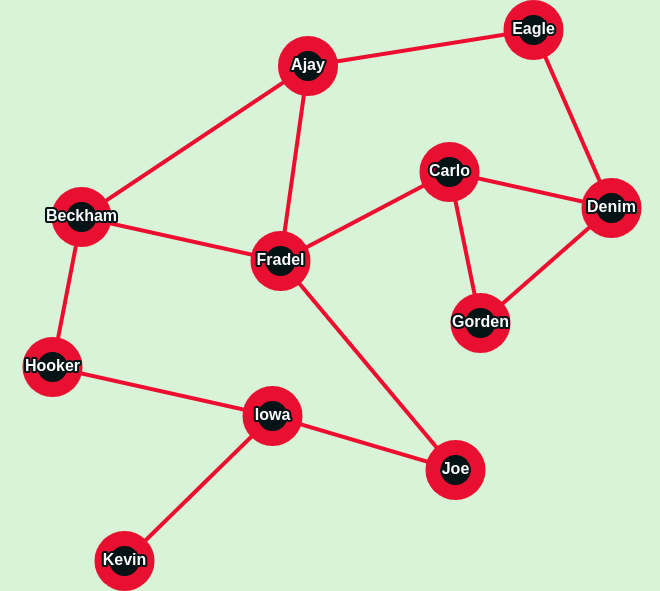
#> input picture Graph_Without_Weights.png, 660 x 591 px
$ python graph.py
#> lines starting #> are read from the running program, lines starting #| are printed output that depends on the picture
'''
author: Ajay Tulsyan
email: atulsyan@wpi.edu
last update: 03/07/2020

Intro: This is code contains three basic search algorithms such as Breadth First Search,
Depth First Search, and Dijkstra, all the three algorithms are written as methods of a
class Graph. The alogorithms are built using adjecency matrix.

Note: """ PLEASE UPDATE THE PATH FOR IMAGES BEFORE RUNNING THIS CODE.
            THE LINES ON WHICH UPDATE IS NEEDFUL IS 19, 124, and 129. """

'''
from collections import deque
from PIL import Image

class Graph:
    def __init__(self, numberOfVertex):
#> called with numberOfVertex = 11
        im = Image.open("Graph_Without_Weights.png")
#> im is the input picture: PIL image 660x591 RGBA; mean R, G, B, A 213.2, 221.7, 199, 255
        im.show()
        self.vertex = []
        self.Queue = {}
        self.dict = {}
        self.path = []
        self.currentSize = 0
        self.capacity = numberOfVertex
        self._adjMatrix = []
        self._adjMatrix = [
            [0 for j in range(numberOfVertex)] for i in range(numberOfVertex)]
        self._adjMatrixWithWeight = []
        self._adjMatrixWithWeight = [
            [0 for j in range(numberOfVertex)] for i in range(numberOfVertex)]
        self._capacity = numberOfVertex

    def addVertex(self, data):
        self.vertex.append(data) if self.currentSize < self.capacity else print(
            'Capacity full')
        self.currentSize += 1

    def addEdge(self, source, target):
        s = self.vertex.index(
            source) if source in self.vertex else 'invalid source...does not exist in graph'
        t = self.vertex.index(
            target) if target in self.vertex else 'invalid target...does not exist in graph'
        if type(s) == int and type(t) == int:
            self._adjMatrix[s][t] = 1
            self._adjMatrix[t][s] = 1
        elif type(s) != int:
            print(source, '--', s)
        else:
            print(target, '--', t)

    def addEdgeWithWeight(self, source, target, weight):
        s = self.vertex.index(
            source) if source in self.vertex else 'invalid source...does not exist in graph'
        t = self.vertex.index(
            target) if target in self.vertex else 'invalid target...does not exist in graph'
        if type(s) == int and type(t) == int:
            self._adjMatrixWithWeight[s][t] = weight
            self._adjMatrixWithWeight[t][s] = weight
        elif type(s) != int:
            print(source, '--', s)
        else:
            print(target, '--', t)

    def findNeighbour(self, vertex):
        a = self.vertex.index(vertex)
        x = [self.vertex[i]
             for i in range(self.currentSize) if self._adjMatrix[a][i] == 1]
        print(x)

    def breadthFirstSearch(self, startVertex, endVertex=None):
#> called with startVertex = 'Ajay', endVertex = 'Gorden'
        q = deque()
        result = []
        temp = []
        if startVertex in self.vertex:
            q.append(startVertex)
            temp.append(startVertex)
            while startVertex != endVertex:
                a = self.vertex.index(startVertex)
                for i in range(self.currentSize):
                    if self._adjMatrix[a][i] == 1 and self.vertex[i] not in temp:
                        q.append(self.vertex[i])
                        temp.append(self.vertex[i])
                result.append(q.popleft())
                startVertex = q[0] if len(result) != len(
                    self.vertex) else endVertex
            if startVertex == endVertex:
                if endVertex in self.vertex:
                    result.append(endVertex)
                print('***************************************************************')
                print('The result of BFS--', result)
                print('***************************************************************')
        else:
            print('Invalid start point')

    def depthFirstSearch(self, startVertex, endVertex=None):
#> called with startVertex = 'Carlo', endVertex = 'Ajay'
        q = deque()
        result = []
        if startVertex in self.vertex:
            q.append(startVertex)
            result.append(startVertex)
            while startVertex != endVertex:
                flag = 0
                a = self.vertex.index(startVertex)
                for i in range(self.currentSize):
                    if self._adjMatrix[a][i] == 1 and self.vertex[i] not in result:
                        q.append(self.vertex[i])
                        result.append(self.vertex[i])
                        startVertex = self.vertex[i]
                        flag += 1
                        break
                if flag == 0:
                    q.pop()
                    startVertex = q[len(
                        q) - 1] if len(result) != len(self.vertex) else endVertex
            print('***************************************************************')
            print('The result of DFS--', result)
            print('***************************************************************')
        else:
            print('Invalid start point')

    def dijkstra(self, startVertex, endVertex=None):
#> called with startVertex = 'Ajay', endVertex = 'Iowa'
        im = Image.open("GraphWithWeights.png")
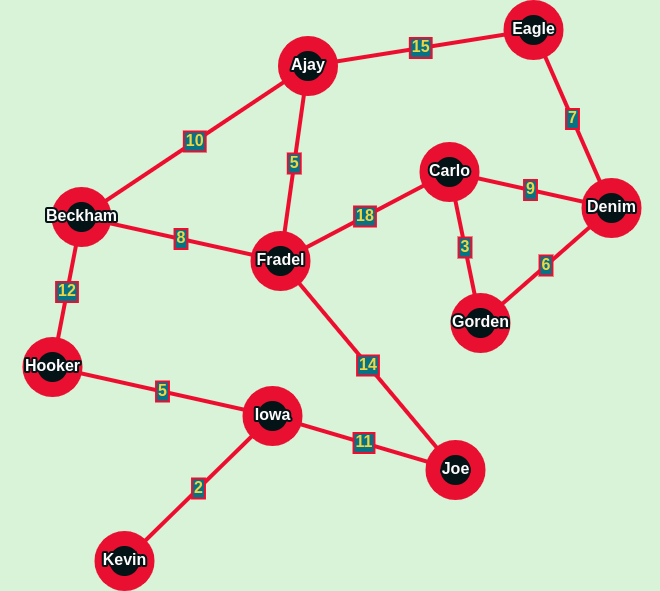
#> input picture GraphWithWeights.png, 660 x 591 px
#> im is the input picture: PIL image 660x591 RGBA; mean R, G, B, A 211.8, 220.2, 197.7, 255
        im.show()
        if startVertex == 'Ajay' and endVertex == 'Iowa':
            # This image is only a representation...
            # of cost and path for this specific start and goal
            im = Image.open("Graph_Ajay_Iowa.png")
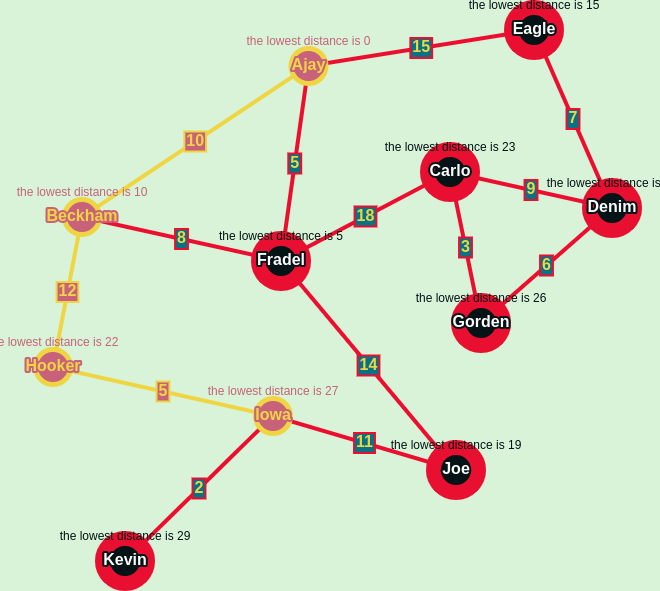
#> input picture Graph_Ajay_Iowa.png, 660 x 591 px
#> im is the input picture: PIL image 660x591 RGBA; mean R, G, B, A 212.1, 224.5, 199.3, 255
            im.show()
        start_dump = startVertex
        value = ""
        vertexCost = {self.vertex[i]: 500000 for i in range(len(self.vertex))}
        if startVertex in self.vertex:
            vertexCost[startVertex] = 0
            visited = set()
            while startVertex != None:
                visited.add(startVertex)
                a = self.vertex.index(startVertex)
                for i in range(self.currentSize):
                    if self._adjMatrixWithWeight[a][i] != 0 and self.vertex[i] != visited:
                        cost = self._adjMatrixWithWeight[a][i] + \
                            vertexCost.get(startVertex)
                        if cost < vertexCost.get(self.vertex[i]):
                            vertexCost[self.vertex[i]] = cost
                            self.Queue[self.vertex[i]] = cost
                            self.dict[self.vertex[i]] = startVertex
                if self.Queue != {}:
                    startVertex = min(self.Queue.keys(),
                                      key=(lambda k: self.Queue[k]))
                    self.Queue.pop(startVertex)
                else:
                    startVertex = None
            print('***************************************************************')
            print('Cost for all the vertex in the graph starting from',
                  start_dump, 'is--', vertexCost)
            print('***************************************************************')
            if endVertex in self.dict:
                self.path.append(endVertex)
                value = self.dict[endVertex]
                while vertexCost[value] != 0:
                    self.path.append(value)
                    value = self.dict[value]
            self.path.append(start_dump)
            self.path.reverse()
            print('***************************************************************')
            print('The Shortest path from vertex', start_dump, 'to end vertex',
                  endVertex, 'is ---', self.path, 'with cost', vertexCost[endVertex])
            print('***************************************************************')
        else:
            print('Invalid start point')


if __name__ == "__main__":

    # Here you can the number of vertex in the graph, for the explanation sake
    # I have taken a graph with  11 vertices.
    g = Graph(11)
    g.addVertex('Ajay')
    g.addVertex('Beckham')
    g.addVertex('Carlo')
    g.addVertex('Denim')
    g.addVertex('Eagle')
    g.addVertex('Fradel')
    g.addVertex('Gorden')
    g.addVertex('Hooker')
    g.addVertex('Iowa')
    g.addVertex('Joe')
    g.addVertex('Kevin')


    g.addEdge('Ajay', 'Beckham')
    g.addEdge('Ajay', 'Eagle')
    g.addEdge('Ajay', 'Fradel')
    g.addEdge('Fradel', 'Beckham')
    g.addEdge('Hooker', 'Beckham')
    g.addEdge('Carlo', 'Fradel')
    g.addEdge('Carlo', 'Gorden')
    g.addEdge('Carlo', 'Denim')
    g.addEdge('Denim', 'Eagle')
    g.addEdge('Denim', 'Gorden')
    g.addEdge('Fradel', 'Joe')
    g.addEdge('Hooker', 'Iowa')
    g.addEdge('Iowa', 'Joe')
    g.addEdge('Iowa', 'Kevin')

    # Here you can customize your graphs edges and its weights
    g.addEdgeWithWeight('Ajay', 'Beckham', 10)
    g.addEdgeWithWeight('Ajay', 'Eagle', 15)
    g.addEdgeWithWeight('Ajay', 'Fradel', 5)
    g.addEdgeWithWeight('Fradel', 'Beckham', 8)
    g.addEdgeWithWeight('Hooker', 'Beckham', 12)
    g.addEdgeWithWeight('Carlo', 'Fradel', 18)
    g.addEdgeWithWeight('Carlo', 'Gorden', 3)
    g.addEdgeWithWeight('Carlo', 'Denim', 9)
    g.addEdgeWithWeight('Denim', 'Eagle', 7)
    g.addEdgeWithWeight('Denim', 'Gorden', 6)
    g.addEdgeWithWeight('Fradel', 'Joe', 14)
    g.addEdgeWithWeight('Hooker', 'Iowa', 5)
    g.addEdgeWithWeight('Iowa', 'Joe', 11)
    g.addEdgeWithWeight('Iowa', 'Kevin', 2)

    print(g._adjMatrix)
    print('*************************************************************')
    # Here you can choose to provide end vertex or not, Like in the examples...
    # below, end vertex is provied, but you even skip to choose end vertex.
    g.breadthFirstSearch('Ajay', 'Gorden')
    g.depthFirstSearch('Carlo', 'Ajay')

    g.dijkstra('Ajay', 'Iowa')
